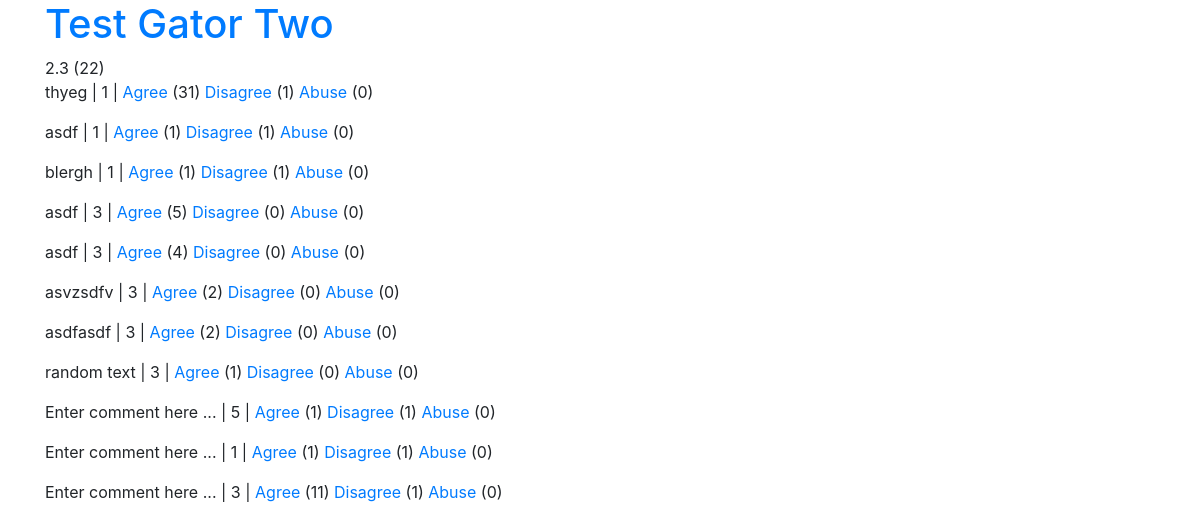
/gator/test-gator-2/results/, run on an earlier commit of the app's database.
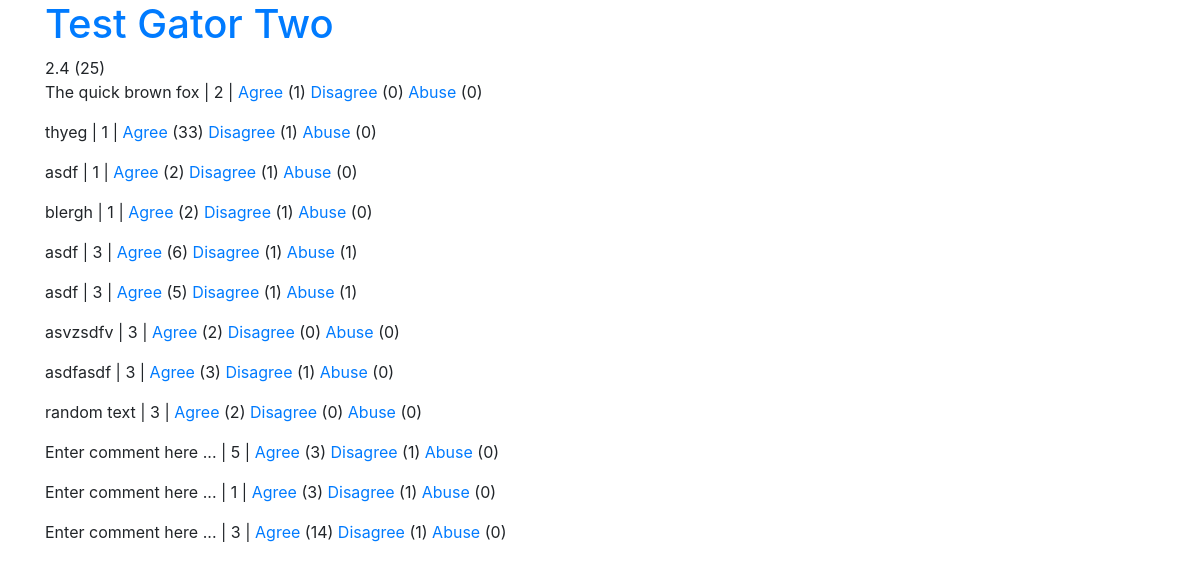
And on a later commit of the database.
### gator/models.py (models this page shows, shortened)
class TrackingModel(models.Model):
    created_at = models.DateTimeField(auto_now_add=True)
    updated_at = models.DateTimeField(auto_now=True)
    class Meta:
        abstract = True
        ordering = ('-created_at',)

class Gator(TrackingModel):
    name = models.CharField(max_length=128)
    slug = models.CharField(max_length=128, default=None, blank=True, null=True)
    def __str__(self):
        return self.name

class Comment(TrackingModel):
    text = models.TextField(max_length=200)
    rating = models.ForeignKey(Response, on_delete=models.CASCADE)
    agree = models.IntegerField(default=0)
    disagree = models.IntegerField(default=0)
    abuse = models.IntegerField(default=0)

class Response(TrackingModel):
    class Value(models.IntegerChoices):
        AWFUL = 1
        BAD = 2
        MEH = 3
        GOOD = 4
        EXCELLENT = 5
    value = models.IntegerField(choices=Value.choices)
    gator = models.ForeignKey(Gator, on_delete=models.CASCADE)

### gator/views.py (the view)
# urls.py: path('<str:slug>/results/', views.results, name='results')
def results(request, slug):
    comments = get_list_or_404(Comment, rating__gator__slug=slug)
    comments = [x for x in comments if len(x.text) > 0]
    ratings = get_list_or_404(Response, gator__slug=slug)
    mean_rating = get_average_rating(ratings)
    gator = get_object_or_404(Gator, slug=slug)
    context = {
        "gator": gator,
        "comments": comments,
        "mean_rating": mean_rating,
        "total_rating": len(ratings)
    }
    return render(request, "gator/results.html", context)

### gator/views.py (called while the page is built)
def get_average_rating(ratings):
    values = [float(x.value) for x in ratings]
    print(values, sum(values), len(values))
    return sum(values)/len(values)

### gator/templates/gator/results.html (shortened to what this page needs)
{% extends "gator/base.html" %}
{% block content %}
<h1><a href="{% url 'gator:detail' gator.slug %}">{{ gator }}</a></h1>
{{ mean_rating|stringformat:".1f" }} ({{ total_rating }})
{% for comment in comments %}
    <p>{{ comment.text }} | {{ comment.rating.value }} |
        <a class="agreebutton" id="agree{{comment.id}}" href="#" data-catid="{{ comment.id  }}">Agree</a> (<agrees id="agrees{{comment.id}}">{{ comment.agree }}</agrees>)
        <a class="disagreebutton" id="disagree{{comment.id}}" href="#" data-catid="{{ comment.id  }}">Disagree</a> (<disagrees id="disagrees{{comment.id}}">{{ comment.disagree }}</disagrees>)
        <a class="abusebutton" id="abuse{{comment.id}}" href="#" data-catid="{{ comment.id  }}">Abuse</a> (<abuses id="abuses{{comment.id}}">{{ comment.abuse }}</abuses>)
    </p>
{% endfor %}
{% endblock %}

### gator/templates/gator/base.html (shortened to what this page needs)
<!doctype html>
<html lang="en">
  <head>
    <link href="https://getbootstrap.com/docs/4.0/dist/css/bootstrap.min.css" rel="stylesheet">
    <link href="https://getbootstrap.com/docs/4.0/examples/starter-template/starter-template.css" rel="stylesheet">
    <link rel="stylesheet" href="https://cdnjs.cloudflare.com/ajax/libs/font-awesome/4.7.0/css/font-awesome.min.css">
  </head>
  <body>
    <main role="main" class="container">
      <div class="starter-template">
        {% block content %}
        {% endblock %}
      </div>
    </main>
  </body>
</html>

What changed in the data, as far as the page shows it:
added Comment: text "The quick brown fox", rating.value "2", agree "1", disagree "0", abuse "0"
changed Comment "thyeg": agree "31" → "33"
changed Comment (number 3 of 12 on the later page): agree "1" → "2"
changed Comment "blergh": agree "1" → "2"
changed Comment (number 5 of 12 on the later page): agree "5" → "6"; disagree "0" → "1"; abuse "0" → "1"
changed Comment (number 6 of 12 on the later page): agree "4" → "5"; disagree "0" → "1"; abuse "0" → "1"
changed Comment "asdfasdf": agree "2" → "3"; disagree "0" → "1"
changed Comment "random text": agree "1" → "2"
changed Comment (number 10 of 12 on the later page): agree "1" → "3"
changed Comment (number 11 of 12 on the later page): agree "1" → "3"
changed Comment (number 12 of 12 on the later page): agree "11" → "14"
Also different on the page:
{{ mean_rating|stringformat:".1f" }}: "2.3" → "2.4"
{{ total_rating }}: "22" → "25"
